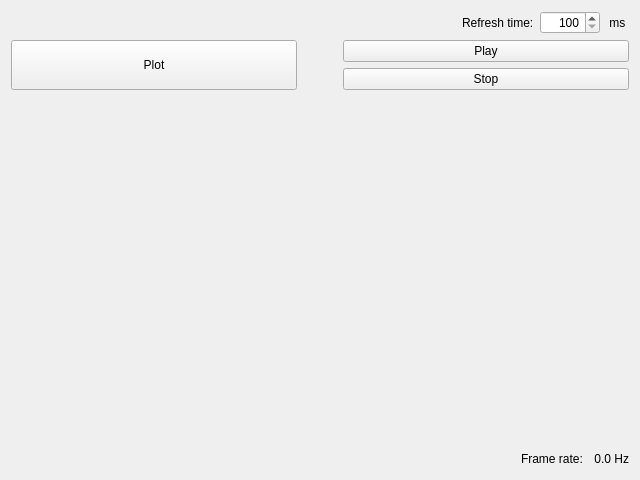
<?xml version="1.0" encoding="UTF-8"?>
<ui version="4.0">
 <class>Form</class>
 <widget class="QWidget" name="Form">
  <property name="geometry">
   <rect>
    <x>0</x>
    <y>0</y>
    <width>640</width>
    <height>480</height>
   </rect>
  </property>
  <property name="windowTitle">
   <string>Form</string>
  </property>
  <layout class="QVBoxLayout" name="verticalLayout" stretch="0,0,1,0">
   <item>
    <layout class="QHBoxLayout" name="hbl_top">
     <item>
      <spacer name="horizontalSpacer_2">
       <property name="orientation">
        <enum>Qt::Horizontal</enum>
       </property>
       <property name="sizeHint" stdset="0">
        <size>
         <width>40</width>
         <height>20</height>
        </size>
       </property>
      </spacer>
     </item>
     <item>
      <widget class="QLabel" name="label">
       <property name="text">
        <string>Refresh time:</string>
       </property>
      </widget>
     </item>
     <item>
      <widget class="QSpinBox" name="sb_refreshTime">
       <property name="minimumSize">
        <size>
         <width>60</width>
         <height>0</height>
        </size>
       </property>
       <property name="focusPolicy">
        <enum>Qt::StrongFocus</enum>
       </property>
       <property name="alignment">
        <set>Qt::AlignRight|Qt::AlignTrailing|Qt::AlignVCenter</set>
       </property>
       <property name="minimum">
        <number>100</number>
       </property>
       <property name="maximum">
        <number>2000</number>
       </property>
       <property name="singleStep">
        <number>100</number>
       </property>
       <property name="displayIntegerBase">
        <number>10</number>
       </property>
      </widget>
     </item>
     <item>
      <widget class="QLabel" name="label_2">
       <property name="text">
        <string> ms </string>
       </property>
      </widget>
     </item>
    </layout>
   </item>
   <item>
    <layout class="QGridLayout" name="gridLayout">
     <item row="0" column="0" rowspan="2">
      <widget class="QPushButton" name="btn_plot">
       <property name="sizePolicy">
        <sizepolicy hsizetype="Minimum" vsizetype="Preferred">
         <horstretch>0</horstretch>
         <verstretch>0</verstretch>
        </sizepolicy>
       </property>
       <property name="text">
        <string>Plot</string>
       </property>
      </widget>
     </item>
     <item row="0" column="2">
      <widget class="QPushButton" name="btn_play">
       <property name="sizePolicy">
        <sizepolicy hsizetype="Minimum" vsizetype="Preferred">
         <horstretch>0</horstretch>
         <verstretch>0</verstretch>
        </sizepolicy>
       </property>
       <property name="text">
        <string>Play</string>
       </property>
      </widget>
     </item>
     <item row="1" column="2">
      <widget class="QPushButton" name="btn_stop">
       <property name="sizePolicy">
        <sizepolicy hsizetype="Minimum" vsizetype="Preferred">
         <horstretch>0</horstretch>
         <verstretch>0</verstretch>
        </sizepolicy>
       </property>
       <property name="text">
        <string>Stop</string>
       </property>
      </widget>
     </item>
     <item row="0" column="1" rowspan="2">
      <spacer name="horizontalSpacer">
       <property name="orientation">
        <enum>Qt::Horizontal</enum>
       </property>
       <property name="sizeType">
        <enum>QSizePolicy::Preferred</enum>
       </property>
       <property name="sizeHint" stdset="0">
        <size>
         <width>40</width>
         <height>20</height>
        </size>
       </property>
      </spacer>
     </item>
    </layout>
   </item>
   <item>
    <layout class="QHBoxLayout" name="hbl1">
     <item>
      <widget class="MatplotWidget" name="chart1" native="true"/>
     </item>
     <item>
      <widget class="MatplotWidget" name="chart2" native="true"/>
     </item>
    </layout>
   </item>
   <item>
    <layout class="QHBoxLayout" name="horizontalLayout">
     <item>
      <spacer name="horizontalSpacer_3">
       <property name="orientation">
        <enum>Qt::Horizontal</enum>
       </property>
       <property name="sizeHint" stdset="0">
        <size>
         <width>40</width>
         <height>20</height>
        </size>
       </property>
      </spacer>
     </item>
     <item>
      <widget class="QLabel" name="label_3">
       <property name="text">
        <string>Frame rate:</string>
       </property>
      </widget>
     </item>
     <item>
      <widget class="QLabel" name="lb_fps">
       <property name="minimumSize">
        <size>
         <width>40</width>
         <height>0</height>
        </size>
       </property>
       <property name="text">
        <string>0.0 Hz</string>
       </property>
       <property name="alignment">
        <set>Qt::AlignRight|Qt::AlignTrailing|Qt::AlignVCenter</set>
       </property>
      </widget>
     </item>
    </layout>
   </item>
  </layout>
 </widget>
 <customwidgets>
  <customwidget>
   <class>MatplotWidget</class>
   <extends>QWidget</extends>
   <header>matplotWidget</header>
   <container>1</container>
  </customwidget>
 </customwidgets>
 <resources/>
 <connections/>
</ui>
